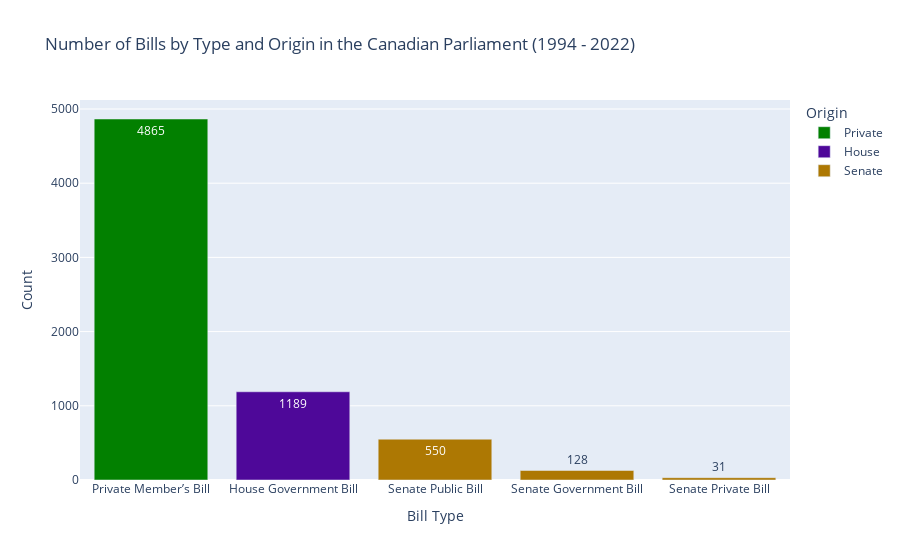

The cell this chart's notebook holds for it:
### Code cell
color_map = {
    "Private": "#028000",
    "House": "#4e0899",
    "Senate": "#ad7803"
}

fig = px.bar(
    plot_2, 
    x = "Bill Type",
    y = "Count",
    text = "Count",
    color = "Origin",
    color_discrete_map = color_map,
    title = "Number of Bills by Type and Origin in the Canadian Parliament (1994 - 2022)"
)

fig.show()

### Figure 1 — Plotly figure (JSON) as saved in the notebook; plotly's stock layout.template omitted (floating-point values rounded to 4 significant figures)
{"data": [{"alignmentgroup": "True", "hovertemplate": "Origin=Private<br>Bill Type=%{x}<br>Count=%{text}<extra></extra>", "legendgroup": "Private", "marker": {"color": "#028000", "pattern": {"shape": ""}}, "name": "Private", "offsetgroup": "Private", "orientation": "v", "showlegend": true, "text": [4865], "textposition": "auto", "type": "bar", "x": ["Private Member’s Bill"], "xaxis": "x", "y": [4865], "yaxis": "y"}, {"alignmentgroup": "True", "hovertemplate": "Origin=House<br>Bill Type=%{x}<br>Count=%{text}<extra></extra>", "legendgroup": "House", "marker": {"color": "#4e0899", "pattern": {"shape": ""}}, "name": "House", "offsetgroup": "House", "orientation": "v", "showlegend": true, "text": [1189], "textposition": "auto", "type": "bar", "x": ["House Government Bill"], "xaxis": "x", "y": [1189], "yaxis": "y"}, {"alignmentgroup": "True", "hovertemplate": "Origin=Senate<br>Bill Type=%{x}<br>Count=%{text}<extra></extra>", "legendgroup": "Senate", "marker": {"color": "#ad7803", "pattern": {"shape": ""}}, "name": "Senate", "offsetgroup": "Senate", "orientation": "v", "showlegend": true, "text": [550, 128, 31], "textposition": "auto", "type": "bar", "x": ["Senate Public Bill", "Senate Government Bill", "Senate Private Bill"], "xaxis": "x", "y": [550, 128, 31], "yaxis": "y"}], "layout": {"autosize": true, "barmode": "relative", "legend": {"title": {"text": "Origin"}, "tracegroupgap": 0}, "title": {"text": "Number of Bills by Type and Origin in the Canadian Parliament (1994 - 2022)"}, "xaxis": {"anchor": "y", "autorange": true, "domain": [0, 1], "range": [-0.5, 4.5], "title": {"text": "Bill Type"}, "type": "category"}, "yaxis": {"anchor": "x", "autorange": true, "domain": [0, 1], "range": [0, 5121.0], "title": {"text": "Count"}, "type": "linear"}}}
